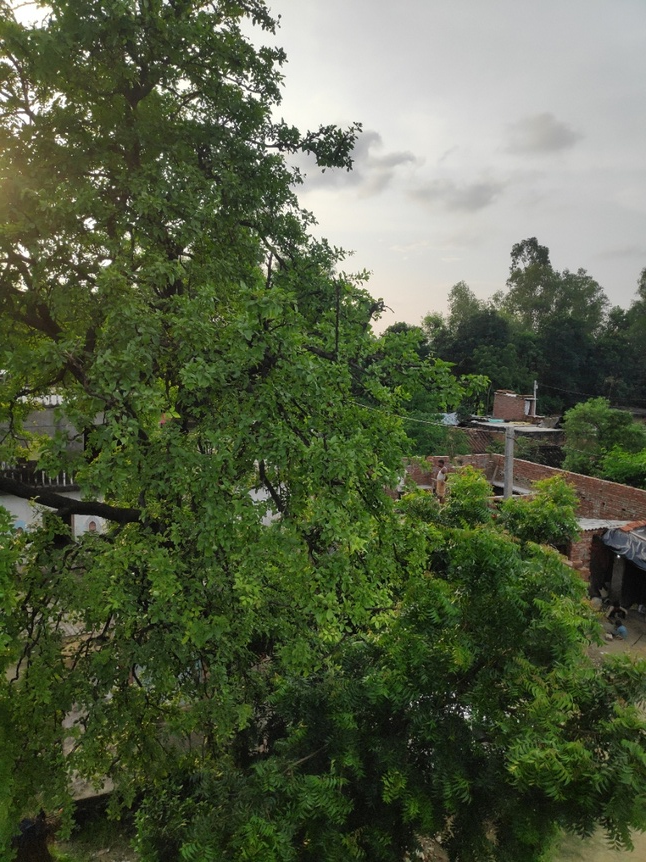
#> input picture images/img3.jpg, 646 x 862 px, shrunk from 892 x 1189 before the run
$ jupyter execute 02_image_stiching.ipynb
#> lines starting #> are read from the running program, lines starting #| are printed output that depends on the picture
[cell 1]
import cv2
import glob
import numpy as np
from matplotlib import pyplot as plt

[cell 2]
path1 = './images/img3.jpg'
path2 = './images/img4.jpg'
path3 = './images/img5.jpg'
path4 = './images/img6.jpg'

def resize(image):
    flag,min=False,image.shape[1]
    for i in range(image.shape[0]):
        for j in range(image.shape[1]-1,0,-1):
            if i+100<image.shape[0] and np.average(image[i:i+100,j])>30:
                if j<min:min=j
                break

    image=image[:,:(min-1)]
    return image


def feacture_matching(left,right):
    right=cv2.resize(right,(right.shape[1],left.shape[0]))
    left_gray = cv2.cvtColor(left,cv2.COLOR_BGR2GRAY)
    right_gray = cv2.cvtColor(right,cv2.COLOR_BGR2GRAY)
    sift = cv2.xfeatures2d.SIFT_create()
    left_kp, left_des = sift.detectAndCompute(left_gray,None)
    right_kp, right_des = sift.detectAndCompute(right_gray,None)
    m_f = cv2.BFMatcher()
    matches = m_f.knnMatch(left_des, right_des, k=2)

    best_m=[i for i,j in matches if i.distance<.7*j.distance]
    print(len(best_m))
    draw_params = dict(matchColor = (0,255,0),
                   singlePointColor = None,
                   flags = 2)
    img3 = cv2.drawMatches(left,left_kp,right,right_kp,best_m,None,**draw_params)

    if len(best_m)>=4:

      right_p,left_p=[],[]
      for i in best_m:
        left_p.append(left_kp[i.queryIdx].pt)
        right_p.append(right_kp[i.trainIdx].pt)
      right_p=np.float32(right_p).reshape(-1,1,2)
      left_p=np.float32(left_p).reshape(-1,1,2)

      h_matrix,_=cv2.findHomography(right_p,left_p,cv2.RANSAC,5)
      image = cv2.warpPerspective(right,h_matrix,(left.shape[1] + right.shape[1], right.shape[0]))


      h,w,_=left.shape
      h1,w1,_=image.shape
      image=cv2.resize(image,(w1,h))
      length=80
      image[:,:w-length]=[0,0,0]
      image = resize(image)
      image1=np.zeros([image.shape[0],length,3])
      r1=np.arange(1,0,-1/length)
      r2=np.arange(0,1,1/length)
      for i in range(image.shape[0]):
        for r11,r22,j in zip(r1,r2,list(range(length))):
          image1[i,j,:]=np.multiply(r11,left[i,w-length+j])+np.multiply(r22,image[i,w-length+j])

      image[:,w-length:w]=image1
      image[:,:w-length]=left[:,:w-length]
      return image
    else: return "not enough matches found"


paths=[path1,path2,path3,path4]
images=[]
for i in paths:
  img=cv2.imread(i)
#> img is the input picture: shape (862, 646, 3); mean B, G, R 70.4, 96.1, 86.9
  img = cv2.resize(img, (0,0), fx=1, fy=1)
  images.append(img)

plt.figure(figsize=(20,80))
for idx,i in enumerate(images):
  plt.subplot(1,4,idx+1)
  plt.imshow(i)
plt.show()
#> figure, not shown here; B, G, R data is drawn as R, G, B
img=images[0]
img_list1=images[:2]
img_list2=images[2:4]
f1=feacture_matching(img_list1[0],img_list1[1])
#> in feacture_matching, `right_gray = cv2.cvtColor(right,cv2.COLOR_BGR2GRAY)`:
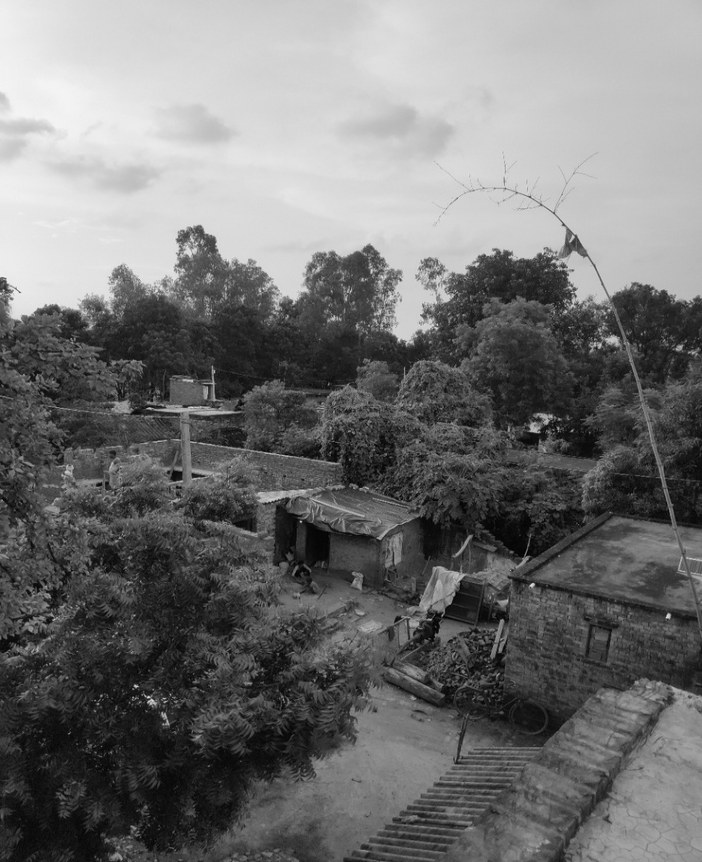
#> right_gray: shape (862, 702); min 0, max 248, mean 114.3
#> in feacture_matching, `left_kp, left_des = sift.detectAndCompute(left_gray,None)`: left_kp = 5457 keypoints; strongest (x, y, size): (189, 50, 2.2), (197, 50, 2.7), (258, 161, 2.4), (221, 72, 2.2)
#> in feacture_matching, `right_kp, right_des = sift.detectAndCompute(right_gray,None)`: right_kp = 4618 keypoints; strongest (x, y, size): (668, 616, 3.2), (532, 585, 2.8), (136, 686, 2.4), (534, 428, 6.7)
#> in feacture_matching, `matches = m_f.knnMatch(left_des, right_des, k=2)`: matches = 5457 matches
#> in feacture_matching, `best_m=[i for i,j in matches if i.distance<.7*j.distance]`: best_m = 222 matches
#| 222
#> in feacture_matching, `img3 = cv2.drawMatches(left,left_kp,right,right_kp,best_m,None,**draw_..`:
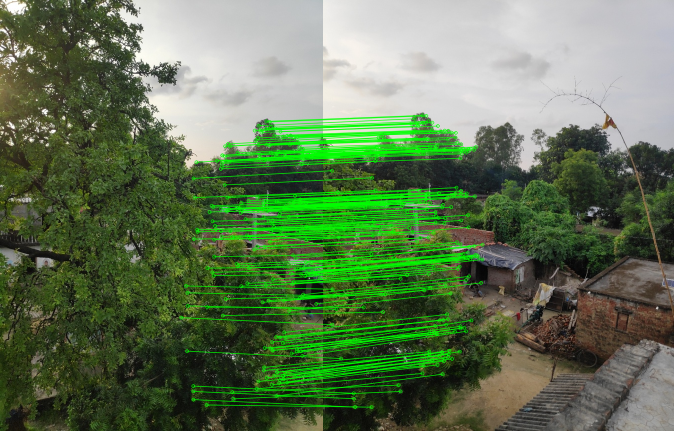
#> img3: shape (862, 1348, 3) (shown at 1/2 size); mean B, G, R 83, 118, 95.8
#> after the loop in feacture_matching, `for i in best_m:`: left_p = 222 pairs, first value 362.3 to 641.5, second value 242.2 to 809.4; right_p = 222 pairs, first value 17.4 to 318.6, second value 230.3 to 813.8
#> in feacture_matching, `right_p=np.float32(right_p).reshape(-1,1,2)`: right_p = 222 rows, first 8: [17.97, 649], [18.48, 578], [35.67, 716.6], [23.74, 591.4], [26.47, 618.1], [61.56, 796.9], [60.95, 786.1], [63.75, 813.7]
#> in feacture_matching, `left_p=np.float32(left_p).reshape(-1,1,2)`: left_p = 222 rows, first 8: [362.3, 634.9], [371.4, 571.4], [373.8, 701.9], [374.5, 585.2], [375, 611.3], [385.9, 782.4], [386.2, 771.7], [386.4, 798.7]
#> in feacture_matching, `h_matrix,_=cv2.findHomography(right_p,left_p,cv2.RANSAC,5)`: h_matrix = [[0.475, -0.0662, 379.4], [-0.235, 0.869, 55.91], [-0.000662, -2.42e-05, 1]]
#> in feacture_matching, `image[:,:w-length]=[0,0,0]`: image: shape (862, 1348, 3); mean B, G, R 55.1, 60.9, 60.3
#> in feacture_matching, `image[:,w-length:w]=image1`: image: shape (862, 1232, 3); mean of channels 0, 1, 2 53.6, 59.8, 59.1
f2=feacture_matching(img_list2[0],img_list2[1])
#> in feacture_matching (call 2), `right_gray = cv2.cvtColor(right,cv2.COLOR_BGR2GRAY)`:
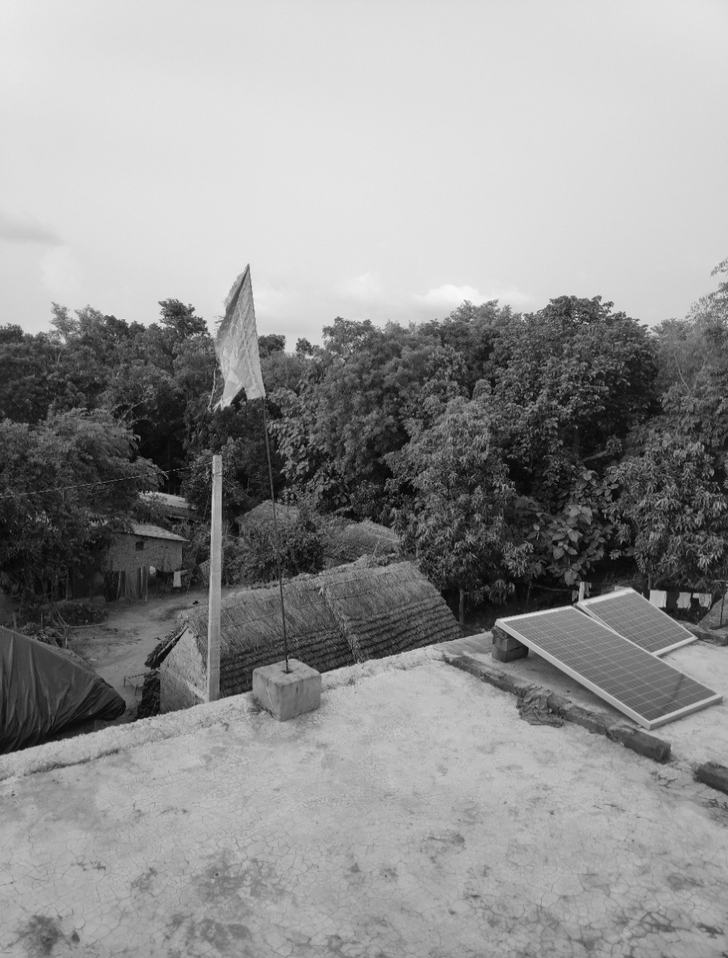
#> right_gray: shape (958, 728); min 1, max 248, mean 145.9
#> in feacture_matching (call 2), `left_kp, left_des = sift.detectAndCompute(left_gray,None)`: left_kp = 4103 keypoints; strongest (x, y, size): (227, 642, 3), (94, 637, 3.2), (343, 198, 5.4), (90, 458, 7.9)
#> in feacture_matching (call 2), `right_kp, right_des = sift.detectAndCompute(right_gray,None)`: right_kp = 4298 keypoints; strongest (x, y, size): (585, 597, 3.1), (658, 598, 10.9), (502, 622, 7.9), (684, 601, 9.1)
#> in feacture_matching (call 2), `matches = m_f.knnMatch(left_des, right_des, k=2)`: matches = 4103 matches
#> in feacture_matching (call 2), `best_m=[i for i,j in matches if i.distance<.7*j.distance]`: best_m = 253 matches
#| 253
#> in feacture_matching (call 2), `img3 = cv2.drawMatches(left,left_kp,right,right_kp,best_m,None,**draw_..`:
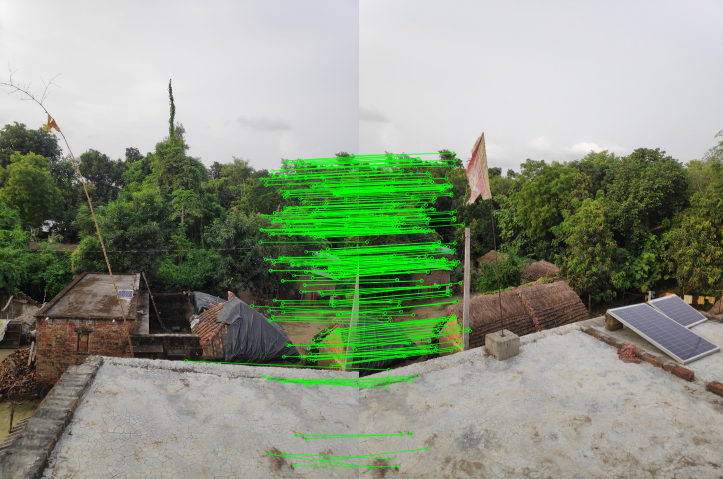
#> img3: shape (958, 1446, 3) (shown at 1/2 size); mean B, G, R 129.3, 149.6, 139
#> after the loop in feacture_matching (call 2), `for i in best_m:`: left_p = 253 pairs, first value 371.5 to 711, second value 310.6 to 931.2; right_p = 253 pairs, first value 5.23 to 221.5, second value 306 to 934.6
#> in feacture_matching (call 2), `right_p=np.float32(right_p).reshape(-1,1,2)`: right_p = 253 rows, first 8: [58.93, 739.3], [9.77, 625.9], [15.45, 483.6], [5.23, 344.9], [15.65, 456], [15.65, 456], [15.28, 424.8], [12.67, 773.9]
#> in feacture_matching (call 2), `left_p=np.float32(left_p).reshape(-1,1,2)`: left_p = 253 rows, first 8: [371.5, 721.6], [503.5, 611.4], [520.4, 484], [521.9, 357.4], [522.5, 458.9], [522.5, 458.9], [524.7, 430.7], [527, 753.3]
#> in feacture_matching (call 2), `h_matrix,_=cv2.findHomography(right_p,left_p,cv2.RANSAC,5)`: h_matrix = [[0.385, -0.0719, 544.6], [-0.321, 0.911, 44.44], [-0.000828, 1.02e-05, 1]]
#> in feacture_matching (call 2), `image[:,:w-length]=[0,0,0]`: image: shape (958, 1446, 3); mean B, G, R 68.4, 75.9, 75.9
#> after the loop in feacture_matching (call 2), `for i in range(image.shape[0]):`:
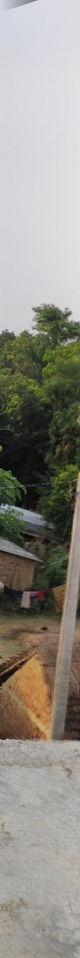
#> image1: shape (958, 80, 3) float64; mean B, G, R 135, 143.4, 146.3
#> in feacture_matching (call 2), `image[:,w-length:w]=image1`: image: shape (958, 1396, 3); mean of channels 0, 1, 2 67.1, 74.4, 74.6
results=[f1,f2]
plt.figure(figsize=(20,80))
for idx,i in enumerate(results):
  plt.subplot(1,2,idx+1)
  plt.imshow(i)
plt.show()
f3=feacture_matching(f1,f2)
#> in feacture_matching (call 3), `right_gray = cv2.cvtColor(right,cv2.COLOR_BGR2GRAY)`:
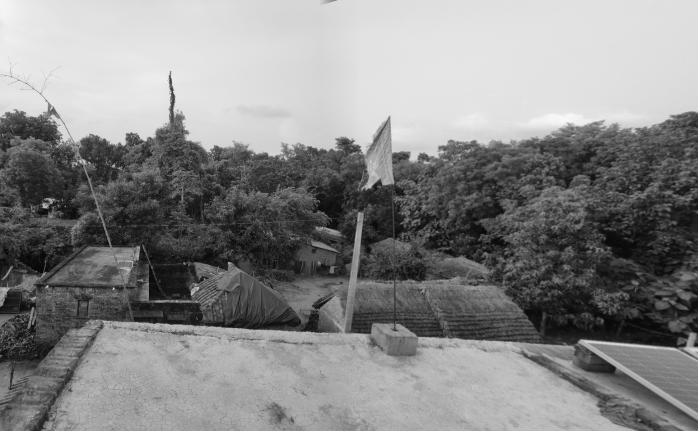
#> right_gray: shape (862, 1396) (shown at 1/2 size); min 0, max 248, mean 135.2
#> in feacture_matching (call 3), `left_kp, left_des = sift.detectAndCompute(left_gray,None)`: left_kp = 9152 keypoints; strongest (x, y, size): (189, 50, 2.2), (197, 50, 2.7), (258, 161, 2.4), (221, 72, 2.2)
#> in feacture_matching (call 3), `right_kp, right_des = sift.detectAndCompute(right_gray,None)`: right_kp = 8364 keypoints; strongest (x, y, size): (227, 577, 2.8), (94, 573, 3.1), (90, 412, 7.4), (343, 178, 5.3)
#> in feacture_matching (call 3), `matches = m_f.knnMatch(left_des, right_des, k=2)`: matches = 9152 matches
#> in feacture_matching (call 3), `best_m=[i for i,j in matches if i.distance<.7*j.distance]`: best_m = 266 matches
#| 266
#> in feacture_matching (call 3), `img3 = cv2.drawMatches(left,left_kp,right,right_kp,best_m,None,**draw_..`:
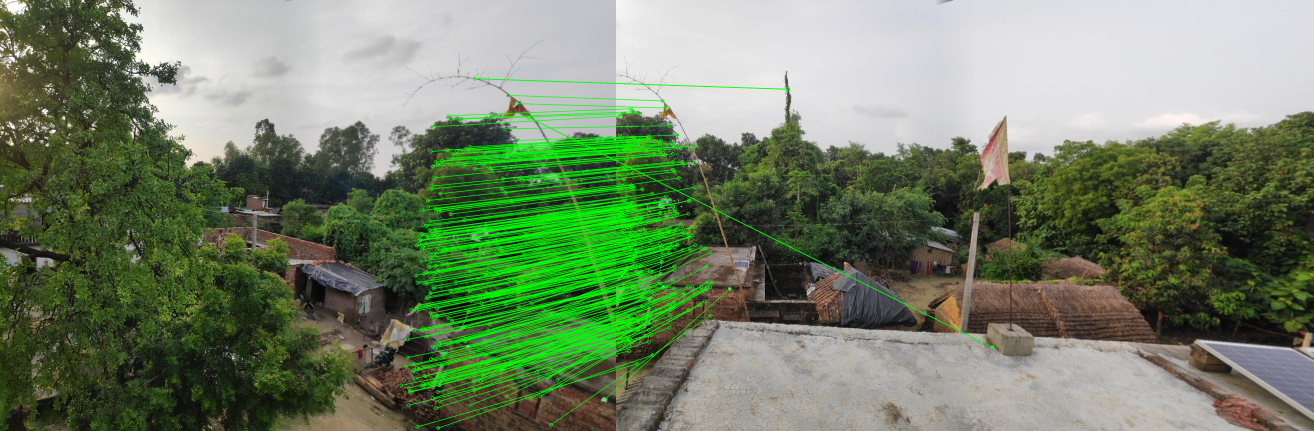
#> img3: shape (862, 2628, 3) (shown at 1/2 size); mean of channels 0, 1, 2 103.1, 130.1, 114.8; drawn as B, G, R
#> after the loop in feacture_matching (call 3), `for i in best_m:`: left_p = 266 pairs, first value 802.3 to 1208.2, second value 156.9 to 855.5; right_p = 266 pairs, first value 5.91 to 752.8, second value 178 to 727.1
#> in feacture_matching (call 3), `right_p=np.float32(right_p).reshape(-1,1,2)`: right_p = 266 rows, first 8: [10.01, 676.4], [12.55, 642.8], [11.17, 597.5], [18.24, 626.4], [25.5, 701.4], [22.14, 674.5], [24.5, 679.5], [10.93, 547.4]
#> in feacture_matching (call 3), `left_p=np.float32(left_p).reshape(-1,1,2)`: left_p = 266 rows, first 8: [802.3, 770.5], [810.8, 733], [814.7, 678.4], [815, 714.5], [817, 809.9], [817, 775.5], [818.9, 783.1], [821.7, 619.4]
#> in feacture_matching (call 3), `h_matrix,_=cv2.findHomography(right_p,left_p,cv2.RANSAC,5)`: h_matrix = [[-0.0984, -0.152, 887.4], [-0.577, 1.13, -6.85], [-0.00154, -1.31e-05, 1]]
#> in feacture_matching (call 3), `image[:,:w-length]=[0,0,0]`: image: shape (862, 2628, 3); mean B, G, R 51.8, 61.6, 56.8
#> after the loop in feacture_matching (call 3), `for i in range(image.shape[0]):`:
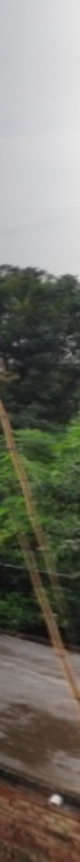
#> image1: shape (862, 80, 3) float64; mean of channels 0, 1, 2 105.4, 115.7, 117; drawn as B, G, R
#> in feacture_matching (call 3), `image[:,w-length:w]=image1`:
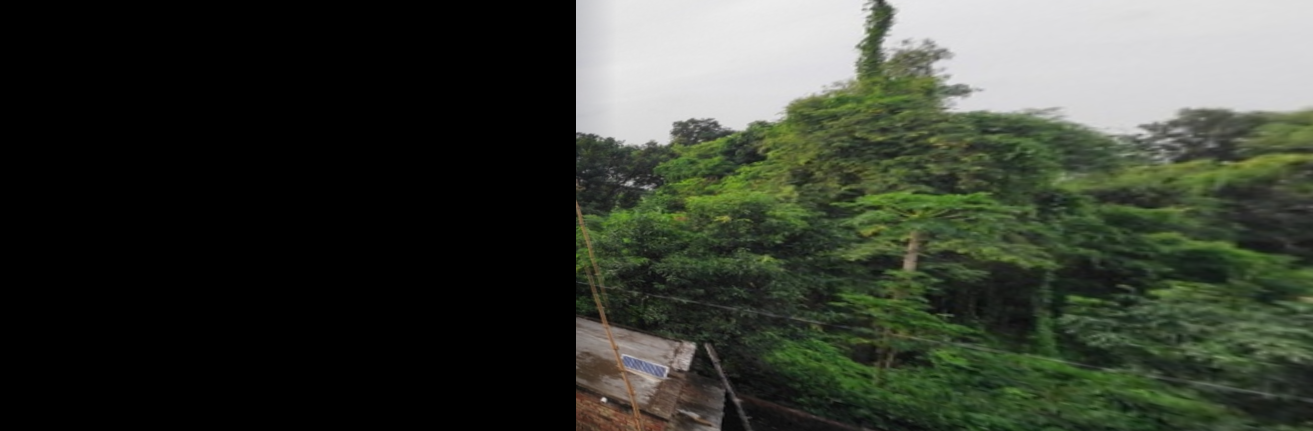
#> image: shape (862, 2626, 3) (shown at 1/2 size); mean of channels 0, 1, 2 51.5, 61.3, 56.4; drawn as B, G, R
#> in feacture_matching (call 3), `image[:,:w-length]=left[:,:w-length]`:
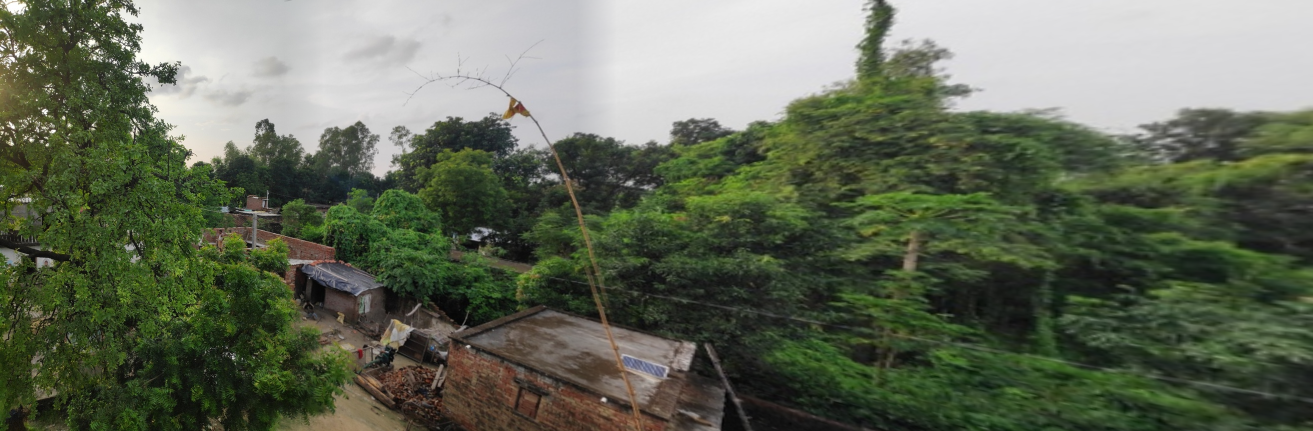
#> image: shape (862, 2626, 3) (shown at 1/2 size); mean of channels 0, 1, 2 88.1, 106.4, 99.1; drawn as B, G, R
plt.figure(figsize=(20,60))
plt.imshow(f3)
plt.show()
